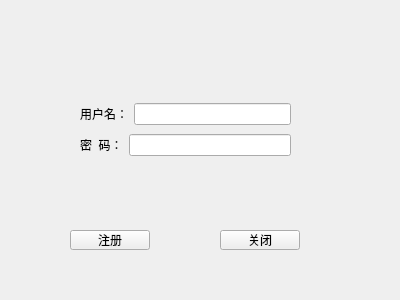
<?xml version="1.0" encoding="UTF-8"?>
<ui version="4.0">
 <class>login_register</class>
 <widget class="QWidget" name="login_register">
  <property name="geometry">
   <rect>
    <x>0</x>
    <y>0</y>
    <width>400</width>
    <height>300</height>
   </rect>
  </property>
  <property name="windowTitle">
   <string>Form</string>
  </property>
  <widget class="QPushButton" name="reBtn">
   <property name="geometry">
    <rect>
     <x>70</x>
     <y>230</y>
     <width>80</width>
     <height>20</height>
    </rect>
   </property>
   <property name="text">
    <string>注册</string>
   </property>
  </widget>
  <widget class="QPushButton" name="clBtn">
   <property name="geometry">
    <rect>
     <x>220</x>
     <y>230</y>
     <width>80</width>
     <height>20</height>
    </rect>
   </property>
   <property name="text">
    <string>关闭</string>
   </property>
  </widget>
  <widget class="QWidget" name="widget" native="true">
   <property name="geometry">
    <rect>
     <x>130</x>
     <y>10</y>
     <width>120</width>
     <height>80</height>
    </rect>
   </property>
   <property name="styleSheet">
    <string notr="true">image: url(:/new/prefix1/pic/tou1.jpeg);</string>
   </property>
  </widget>
  <widget class="QWidget" name="">
   <property name="geometry">
    <rect>
     <x>80</x>
     <y>100</y>
     <width>211</width>
     <height>61</height>
    </rect>
   </property>
   <layout class="QVBoxLayout" name="verticalLayout">
    <item>
     <layout class="QHBoxLayout" name="horizontalLayout">
      <item>
       <widget class="QLabel" name="label_2">
        <property name="text">
         <string>用户名：</string>
        </property>
       </widget>
      </item>
      <item>
       <widget class="QLineEdit" name="uslineEdit"/>
      </item>
     </layout>
    </item>
    <item>
     <layout class="QHBoxLayout" name="horizontalLayout_2">
      <item>
       <widget class="QLabel" name="label_3">
        <property name="text">
         <string>密  码：</string>
        </property>
       </widget>
      </item>
      <item>
       <widget class="QLineEdit" name="pslineEdit"/>
      </item>
     </layout>
    </item>
   </layout>
  </widget>
 </widget>
 <resources/>
 <connections/>
</ui>
